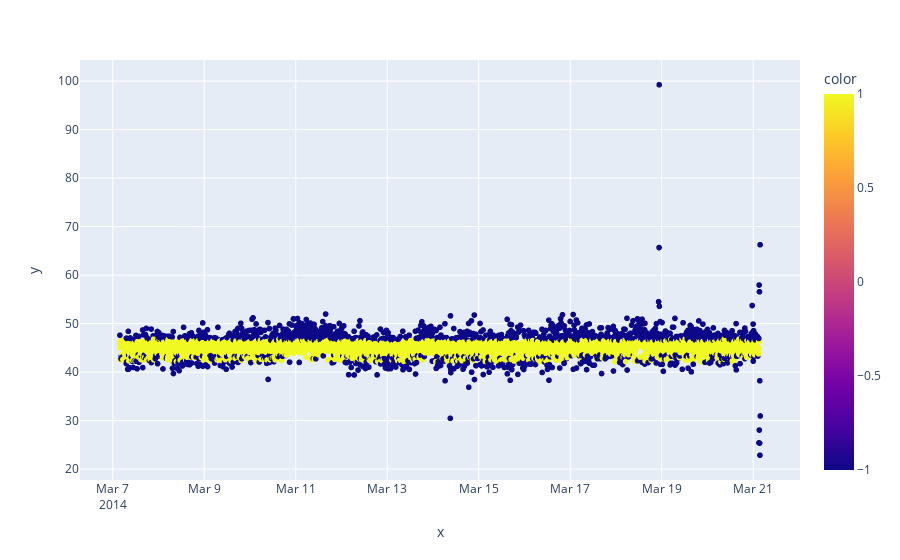

Here is the notebook cell this chart was saved with:
### Code cell
fig = px.scatter(x=data.timestamp, y=data.value,color=data.outlier)
fig.show()

### Figure 1 — Plotly figure (JSON) as saved in the notebook; plotly's stock layout.template omitted (floating-point values rounded to 4 significant figures; data arrays with more than 128 entries replaced by an {"elided": "..."} marker saying what was removed)
{"data": [{"hovertemplate": "x=%{x}<br>y=%{y}<br>color=%{marker.color}<extra></extra>", "legendgroup": "", "marker": {"color": {"elided": "4032 int values"}, "coloraxis": "coloraxis", "symbol": "circle"}, "mode": "markers", "name": "", "showlegend": false, "type": "scattergl", "x": {"elided": "4032 str values"}, "xaxis": "x", "y": {"elided": "4032 float values"}, "yaxis": "y"}], "layout": {"coloraxis": {"colorbar": {"title": {"text": "color"}}, "colorscale": [[0, "#0d0887"], [0.1111, "#46039f"], [0.2222, "#7201a8"], [0.3333, "#9c179e"], [0.4444, "#bd3786"], [0.5556, "#d8576b"], [0.6667, "#ed7953"], [0.7778, "#fb9f3a"], [0.8889, "#fdca26"], [1, "#f0f921"]]}, "legend": {"tracegroupgap": 0}, "margin": {"t": 60}, "xaxis": {"anchor": "y", "domain": [0, 1], "title": {"text": "x"}}, "yaxis": {"anchor": "x", "domain": [0, 1], "title": {"text": "y"}}}}
